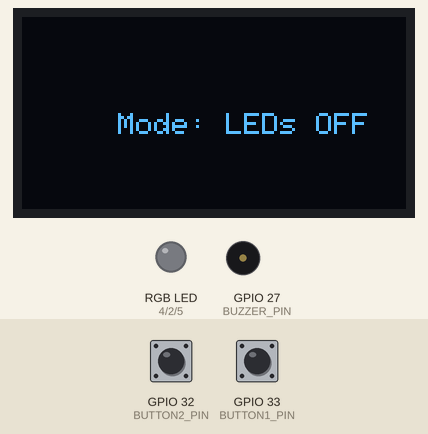
Bench run of a program on a simulated ESP32. On the bench: 128×64 one-colour display, an RGB LED mixed from three pins (HIGH = lit), buzzer (waves = sounding, pin HIGH). Dashed ring = blinking. The test bench sets the inputs (shaded band); at power-on: GPIO 33 (BUTTON1_PIN) HIGH, GPIO 32 (BUTTON2_PIN) HIGH. Dim RGB values are drawn brighter than linear.

Above: at 1.2 s.
1.3 s: GPIO 33 (BUTTON1_PIN) pulled LOW for 0.15 s
At 1.7 s:
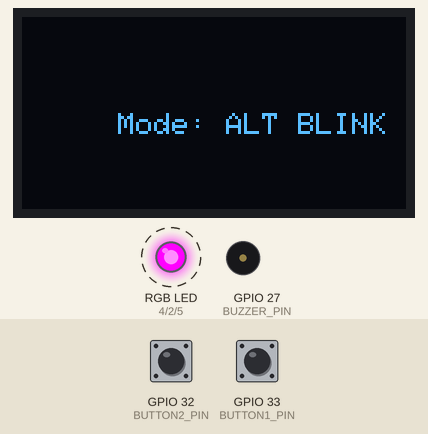
3.8 s: GPIO 33 (BUTTON1_PIN) pulled LOW for 1 s
At 4.1 s:
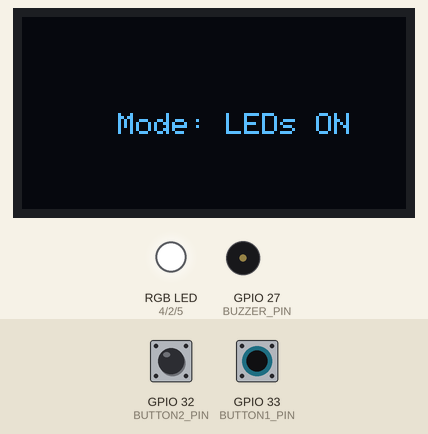
6.3 s: GPIO 33 (BUTTON1_PIN) pulled LOW for 0.15 s
At 6.47 s:
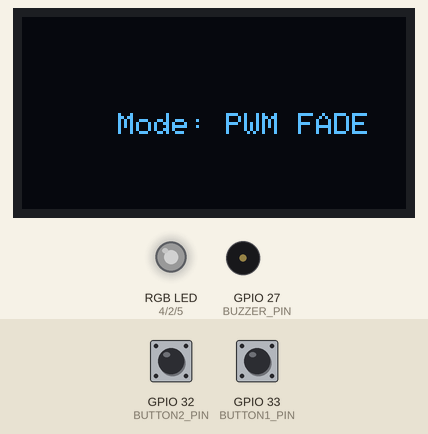
7.0 s: GPIO 32 (BUTTON2_PIN) pulled LOW for 0.15 s
At 8.2 s:
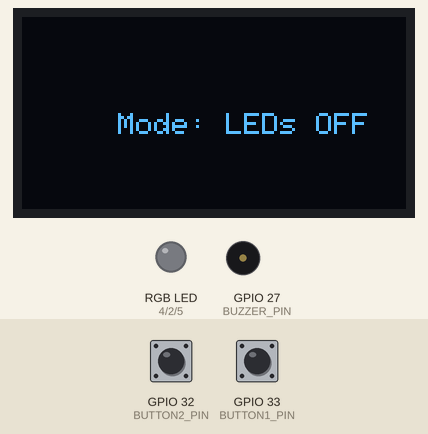
8.6 s: GPIO 33 (BUTTON1_PIN) pulled LOW for 3.2 s
At 9.5 s:
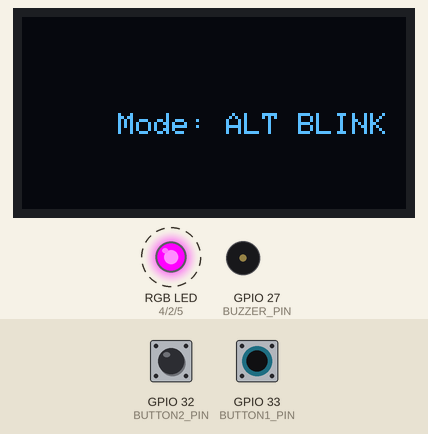
13.3 s: GPIO 33 (BUTTON1_PIN) pulled LOW for 0.15 s
At 13.7 s:
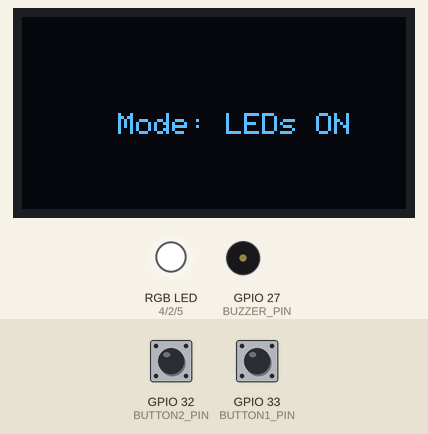
Timing chart, 0 to 15.9 s (numbered marks = the images above; inputs shaded):
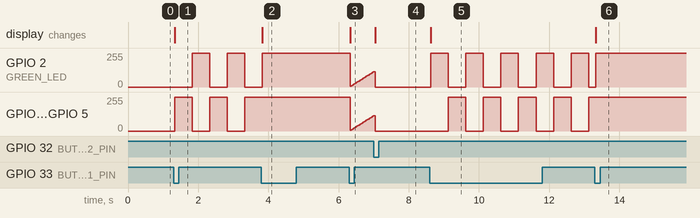

Measured:
- after the input at 1.3 s, GPIO 2 (GREEN_LED): alternates 255/255 for 0.50 s and 0/255 for 0.50 s, starting after 0.53 s; GPIO 4 (RED_LED), GPIO 5 (BLUE_LED): alternates 255/255 for 0.50 s and 0/255 for 0.50 s, starting at once; the display: changes at once (image 1)
- after the input at 3.8 s, GPIO 2 (GREEN_LED): goes on until 3.8 s, then stays 255/255; GPIO 4 (RED_LED), GPIO 5 (BLUE_LED): stops changing and stays 255/255; the display: changes at once (image 2)
- after the input at 6.3 s, the display: changes at once (image 3)
- after the input at 7.0 s, the display: changes at once (image 4)
- after the input at 8.6 s, GPIO 2 (GREEN_LED): alternates 255/255 for 0.50 s and 0/255 for 0.50 s, starting at once; GPIO 4 (RED_LED), GPIO 5 (BLUE_LED): alternates 255/255 for 0.50 s and 0/255 for 0.50 s, starting after 0.53 s; the display: changes at once (image 5)
- after the input at 13.3 s, GPIO 4 (RED_LED), GPIO 5 (BLUE_LED): stops changing and stays 255/255; the display: changes at once (image 6)

The program:

main.cpp
```cpp
// Title: Assignment 1 - Task (a)
// Name: Haider Ali
// Roll Number: 23-NTU-CS-FL-1254

#include <Arduino.h>
#include <Adafruit_GFX.h>
#include <Adafruit_SSD1306.h>
#include <Wire.h>

// Pin Definitions
#define RED_LED 4
#define GREEN_LED 2
#define BLUE_LED 5
#define BUZZER_PIN 27
#define BUTTON1_PIN 33
#define BUTTON2_PIN 32

// OLED Setup
#define OLED_SDA 21
#define OLED_SCL 22
#define SCREEN_WIDTH 128
#define SCREEN_HEIGHT 64
Adafruit_SSD1306 display(SCREEN_WIDTH, SCREEN_HEIGHT, &Wire, -1);

// Debounce time
#define DEBOUNCE_DELAY 200

// LED Modes
enum Mode {
  OFF,
  ALT_BLINK,
  ON,
  PWM_FADE
};

volatile Mode currentMode = OFF;

// Flags to signal button presses
volatile bool button1Pressed = false;
volatile bool button2Pressed = false;

// === Function Prototypes ===
void updateDisplay(Mode mode);
void updateLEDs(Mode mode);
void changeMode(Mode newMode);

// === Interrupt Handlers ===
void IRAM_ATTR HandleButton1Press() {
  static unsigned long lastInterruptTime = 0;
  unsigned long now = millis();
  if (now - lastInterruptTime > DEBOUNCE_DELAY) {
    button1Pressed = true;
    lastInterruptTime = now;
  }
}

void IRAM_ATTR HandleButton2Press() {
  static unsigned long lastInterruptTime = 0;
  unsigned long now = millis();
  if (now - lastInterruptTime > DEBOUNCE_DELAY) {
    button2Pressed = true;
    lastInterruptTime = now;
  }
}

// === OLED Update Function ===
void updateDisplay(Mode mode) {
  display.clearDisplay();
  display.setTextSize(1);
  display.setTextColor(SSD1306_WHITE);
  display.setCursor(SCREEN_WIDTH / 4, SCREEN_HEIGHT / 2);
  switch (mode) {
    case OFF:
      display.println("Mode: LEDs OFF");
      break;
    case ALT_BLINK:
      display.println("Mode: ALT BLINK");
      break;
    case ON:
      display.println("Mode: LEDs ON");
      break;
    case PWM_FADE:
      display.println("Mode: PWM FADE");
      break;
  }
  display.display();
}

// === LED Behavior Function ===
void updateLEDs(Mode mode) {
  static unsigned long previousMillis = 0;
  static bool ledState = false;
  static int fadeValue = 0;
  unsigned long currentMillis = millis();

  switch (mode) {
    case OFF:
      ledcWrite(0, 0);
      ledcWrite(1, 0);
      ledcWrite(2, 0);
      break;

    case ALT_BLINK:
      if (currentMillis - previousMillis >= 500) {
        previousMillis = currentMillis;
        ledState = !ledState;
        if (ledState) {
          // Red + Blue ON, Green OFF
          ledcWrite(0, 255);
          ledcWrite(1, 0);
          ledcWrite(2, 255);
        } else {
          // Green ON, others OFF
          ledcWrite(0, 0);
          ledcWrite(1, 255);
          ledcWrite(2, 0);
        }
      }
      break;

    case ON:
      ledcWrite(0, 255);
      ledcWrite(1, 255);
      ledcWrite(2, 255);
      break;

    case PWM_FADE:
      fadeValue = (fadeValue + 5) % 256;
      ledcWrite(0, fadeValue);
      ledcWrite(1, fadeValue);
      ledcWrite(2, fadeValue);
      delay(30);
      break;
  }
}

// === Change Mode Function ===
void changeMode(Mode newMode) {
  currentMode = newMode;
  updateDisplay(currentMode);
}

// === Setup ===
void setup() {
  Serial.begin(115200);

  pinMode(BUTTON1_PIN, INPUT_PULLUP);
  pinMode(BUTTON2_PIN, INPUT_PULLUP);
  pinMode(RED_LED, OUTPUT);
  pinMode(GREEN_LED, OUTPUT);
  pinMode(BLUE_LED, OUTPUT);
  pinMode(BUZZER_PIN, OUTPUT);

  // PWM setup (ESP32)
  ledcSetup(0, 5000, 8);
  ledcSetup(1, 5000, 8);
  ledcSetup(2, 5000, 8);
  ledcAttachPin(RED_LED, 0);
  ledcAttachPin(GREEN_LED, 1);
  ledcAttachPin(BLUE_LED, 2);

  // OLED setup
  if (!display.begin(SSD1306_SWITCHCAPVCC, 0x3C)) {
    Serial.println("SSD1306 allocation failed");
    for (;;);
  }
  display.clearDisplay();
  updateDisplay(currentMode);

  attachInterrupt(digitalPinToInterrupt(BUTTON1_PIN), HandleButton1Press, FALLING);
  attachInterrupt(digitalPinToInterrupt(BUTTON2_PIN), HandleButton2Press, FALLING);
}

// === Main Loop ===
void loop() {
  if (button1Pressed) {
    button1Pressed = false;
    // Cycle through modes
    if (currentMode == PWM_FADE)
      changeMode(OFF);
    else
      changeMode((Mode)(currentMode + 1));
  }

  if (button2Pressed) {
    button2Pressed = false;
    changeMode(OFF);
  }

  updateLEDs(currentMode);
}
```
